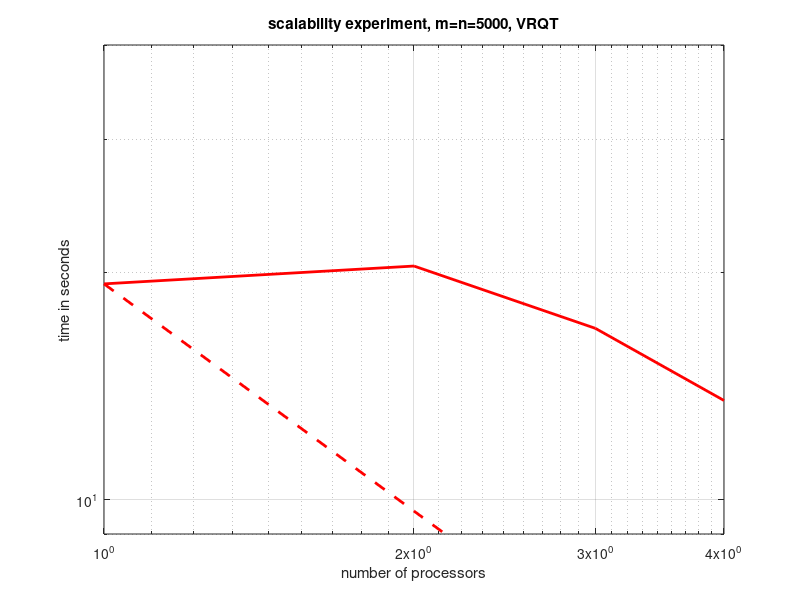

Recreate this plot in MATLAB.
   clear
   close all
   X = load('test_timing_lapack__square__1thread.dat');
   m = X(:,2);
   perf = X(:,5);
   Y = load('test_timing_lapack__square__2threads.dat');
   m = Y(:,2);
   perf = Y(:,5);
   T = load('test_timing_lapack__square__3threads.dat');
   m = T(:,2);
   perf = T(:,5);
   Z = load('test_timing_lapack__square__4threads.dat');
   m = Z(:,2);
   perf = Z(:,5);

   ax = axes;
   loglog( [1 2 3 4 ], [ X(13,4) Y(13,4) T(13,4) Z(13,4) ], 'r', 'LineWidth', 2); hold on;
   loglog( [1 2 3 4 ], [ X(13,4) X(13,4)/2 X(13,4)/3 X(13,4)/4 ], 'r--', 'LineWidth', 2); hold on;
   grid on
   set( ax, 'XTick',[ 1 2 3 4]);
   axis([1 4 9 40])

   title('scalability experiment, m=n=5000, VRQT')
   xlabel('number of processors')
   ylabel('time in seconds')

